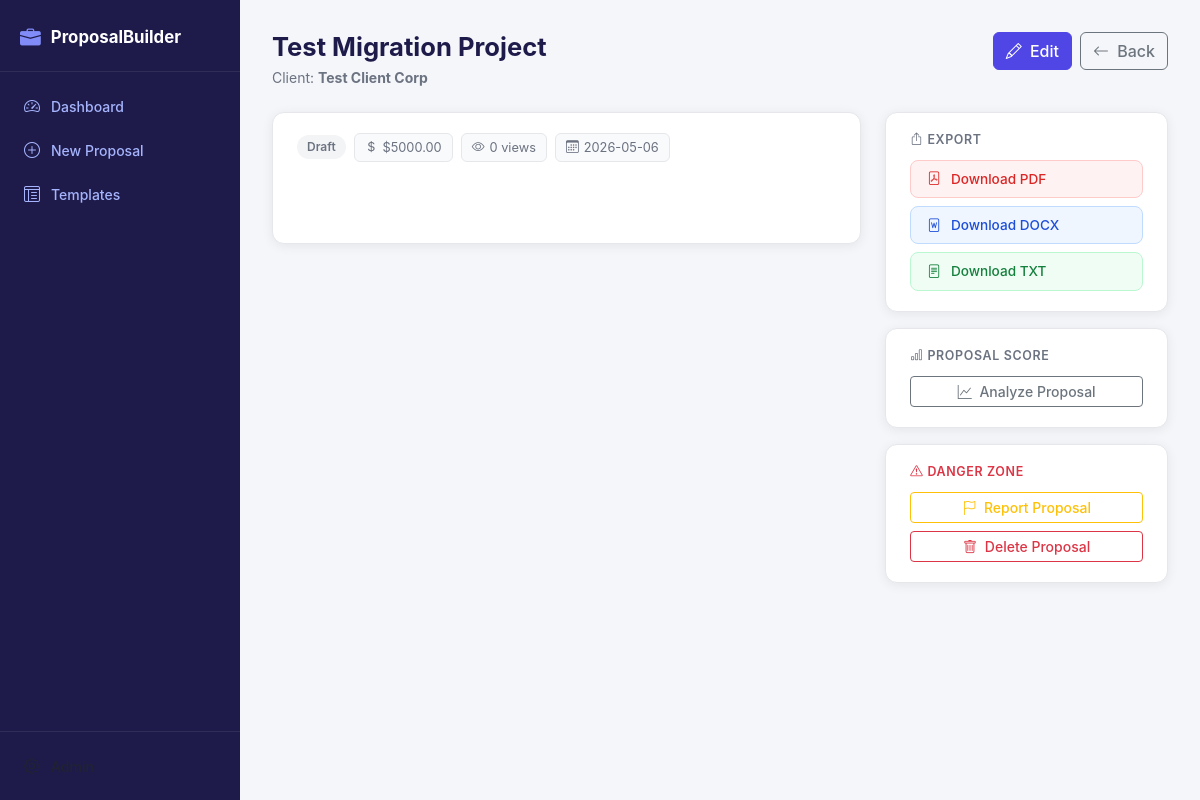
Screenshot of /proposals/4 with the database file from the repository.
### tables this page shows
CREATE TABLE proposals (
            id INTEGER PRIMARY KEY AUTOINCREMENT,
            client_name TEXT NOT NULL,
            project_title TEXT NOT NULL,
            description TEXT,
            price REAL,
            timeline TEXT,
            status TEXT DEFAULT 'Draft',
            content TEXT,
            views INTEGER DEFAULT 0,
            share_token TEXT UNIQUE,
            created_at DATETIME DEFAULT CURRENT_TIMESTAMP,
            updated_at DATETIME DEFAULT CURRENT_TIMESTAMP
        );

### routes/proposals.py (the view)
@proposals_bp.route('/proposals/<int:pid>')
def view_proposal(pid):
    proposal = models.get_proposal(pid)
    if not proposal:
        abort(404)
    export_history = models.get_export_history(pid)
    return render_template('proposal_view.html', proposal=proposal, export_history=export_history)

### models.py (called while the page is built)
def get_db():
    conn = sqlite3.connect(DB_PATH)
    conn.row_factory = sqlite3.Row
    conn.execute("PRAGMA foreign_keys = ON")
    return conn

def get_proposal(pid):
    conn = get_db()
    row = conn.execute('SELECT * FROM proposals WHERE id=?', (pid,)).fetchone()
    conn.close()
    return dict(row) if row else None

def get_export_history(proposal_id):
    conn = get_db()
    rows = conn.execute(
        'SELECT * FROM export_history WHERE proposal_id=? ORDER BY exported_at DESC', (proposal_id,)
    ).fetchall()
    conn.close()
    return [dict(r) for r in rows]

### templates/proposal_view.html (shortened to what this page needs)
{% extends 'base.html' %}
{% block content %}
<div class="page-header">
  <div>
    <h1 class="page-title">{{ proposal.project_title }}</h1>
    <p class="page-sub">Client: <strong>{{ proposal.client_name }}</strong></p>
  </div>
  <div class="d-flex gap-2 flex-wrap">
    <a href="/proposals/{{ proposal.id }}/edit" class="btn btn-primary">
      <i class="bi bi-pencil me-1"></i> Edit
    </a>
    <a href="/" class="btn btn-outline-secondary">
      <i class="bi bi-arrow-left me-1"></i> Back
    </a>
  </div>
</div>
<div class="row g-4">
  <div class="col-lg-8">
    <div class="card-panel">
      <div class="proposal-meta-bar mb-4">
        <span class="status-pill status-{{ proposal.status|lower }}">{{ proposal.status }}</span>
        {% if proposal.price %}
        <span class="meta-chip"><i class="bi bi-currency-dollar"></i> ${{ "%.2f"|format(proposal.price|float) }}</span>
        {% endif %}
        <span class="meta-chip"><i class="bi bi-eye"></i> {{ proposal.views }} views</span>
        <span class="meta-chip"><i class="bi bi-calendar3"></i> {{ proposal.created_at[:10] }}</span>
      </div>
      {% if proposal.content %}
      <div class="proposal-content-view">
        {{ proposal.content|safe }}
      </div>
      {% elif proposal.description %}
      <div class="proposal-content-view">
        <p>{{ proposal.description }}</p>
      </div>
      {% else %}
      <p class="text-muted fst-italic">No content yet. <a href="/proposals/{{ proposal.id }}/edit">Edit this proposal</a> to add content.</p>
      {% endif %}
    </div>
  </div>
  <div class="col-lg-4">
    <div class="card-panel mb-3">
      <h6 class="card-panel-title"><i class="bi bi-box-arrow-up me-1"></i>Export</h6>
      <div class="d-grid gap-2">
        <a href="/proposals/{{ proposal.id }}/export/pdf" class="btn btn-export-pdf">
          <i class="bi bi-file-pdf me-1"></i> Download PDF
        </a>
        <a href="/proposals/{{ proposal.id }}/export/docx" class="btn btn-export-docx">
          <i class="bi bi-file-word me-1"></i> Download DOCX
        </a>
        <a href="/proposals/{{ proposal.id }}/export/txt" class="btn btn-export-txt">
          <i class="bi bi-file-text me-1"></i> Download TXT
        </a>
      </div>
    </div>
    <div class="card-panel mb-3">
      <h6 class="card-panel-title"><i class="bi bi-bar-chart me-1"></i>Proposal Score</h6>
      <button class="btn btn-outline-secondary btn-sm w-100" id="scoreBtn" data-pid="{{ proposal.id }}">
        <i class="bi bi-graph-up me-1"></i> Analyze Proposal
      </button>
    </div>
    <div class="card-panel">
      <h6 class="card-panel-title text-danger"><i class="bi bi-exclamation-triangle me-1"></i>Danger Zone</h6>
      <div class="d-grid gap-2">
        <button class="btn btn-outline-warning btn-sm" data-bs-toggle="collapse" data-bs-target="#reportForm">
          <i class="bi bi-flag me-1"></i> Report Proposal
        </button>
        <button type="button" class="btn btn-outline-danger btn-sm" id="deleteToggleBtn">
          <i class="bi bi-trash me-1"></i> Delete Proposal
        </button>
      </div>
    </div>
  </div>
</div>
{% endblock %}

### static/style.css (style rules this page uses)
:root { --sidebar-w: 240px; --brand: #4f46e5; --brand-dark: #3730a3; --brand-light: #eef2ff; --success: #22c55e; --warning: #f59e0b; --danger: #ef4444; --muted: #6b7280; --border: #e5e7eb; --bg: #f5f6fa; --card-bg: #ffffff; --text: #111827; --radius: 12px; --shadow: 0 2px 12px rgba(0,0,0,.07); }
*, *::before, *::after { box-sizing: border-box; }
body { margin: 0; font-family: 'Inter', system-ui, -apple-system, sans-serif; background: var(--bg); color: var(--text); font-size: 14px; }
.page-header { display: flex; justify-content: space-between; align-items: flex-start; margin-bottom: 24px; flex-wrap: wrap; gap: 12px; }
.page-title { font-size: 1.6rem; font-weight: 700; margin: 0; color: #1e1b4b; }
.page-sub { color: var(--muted); margin: 4px 0 0; font-size: .875rem; }
.card-panel { background: var(--card-bg); border-radius: var(--radius); padding: 20px 24px; box-shadow: var(--shadow); border: 1px solid var(--border); }
.card-panel-title { font-size: .78rem; font-weight: 600; text-transform: uppercase; letter-spacing: .05em; color: var(--muted); margin-bottom: 12px; }
.status-pill { display: inline-flex; align-items: center; padding: 3px 10px; border-radius: 999px; font-size: .75rem; font-weight: 600; }
.status-draft { background: #f3f4f6; color: #6b7280; }
.meta-chip { display: inline-flex; align-items: center; gap: 5px; font-size: .8rem; color: var(--muted); background: #f9fafb; border: 1px solid var(--border); border-radius: 6px; padding: 4px 10px; }
.btn-export-pdf { background: #fef2f2; color: #dc2626; border: 1px solid #fecaca; padding: 8px 16px; border-radius: 8px; font-size: .85rem; font-weight: 600; text-decoration: none; display: inline-flex; align-items: center; gap: 6px; transition: background .15s; }
.btn-export-docx { background: #eff6ff; color: #1d4ed8; border: 1px solid #bfdbfe; padding: 8px 16px; border-radius: 8px; font-size: .85rem; font-weight: 600; text-decoration: none; display: inline-flex; align-items: center; gap: 6px; transition: background .15s; }
.btn-export-txt { background: #f0fdf4; color: #15803d; border: 1px solid #bbf7d0; padding: 8px 16px; border-radius: 8px; font-size: .85rem; font-weight: 600; text-decoration: none; display: inline-flex; align-items: center; gap: 6px; transition: background .15s; }
.proposal-content-view { line-height: 1.8; color: #374151; }
.proposal-content-view p { margin-bottom: 12px; }
.proposal-meta-bar { display: flex; flex-wrap: wrap; gap: 8px; align-items: center; }
.btn { font-weight: 500; }
.btn-primary { background: var(--brand); border-color: var(--brand); }

### rows the page displays
proposals: project_title "Test Migration Project", client_name "Test Client Corp", status "Draft", price "5000.00", views "0", created_at "2026-05-06"
